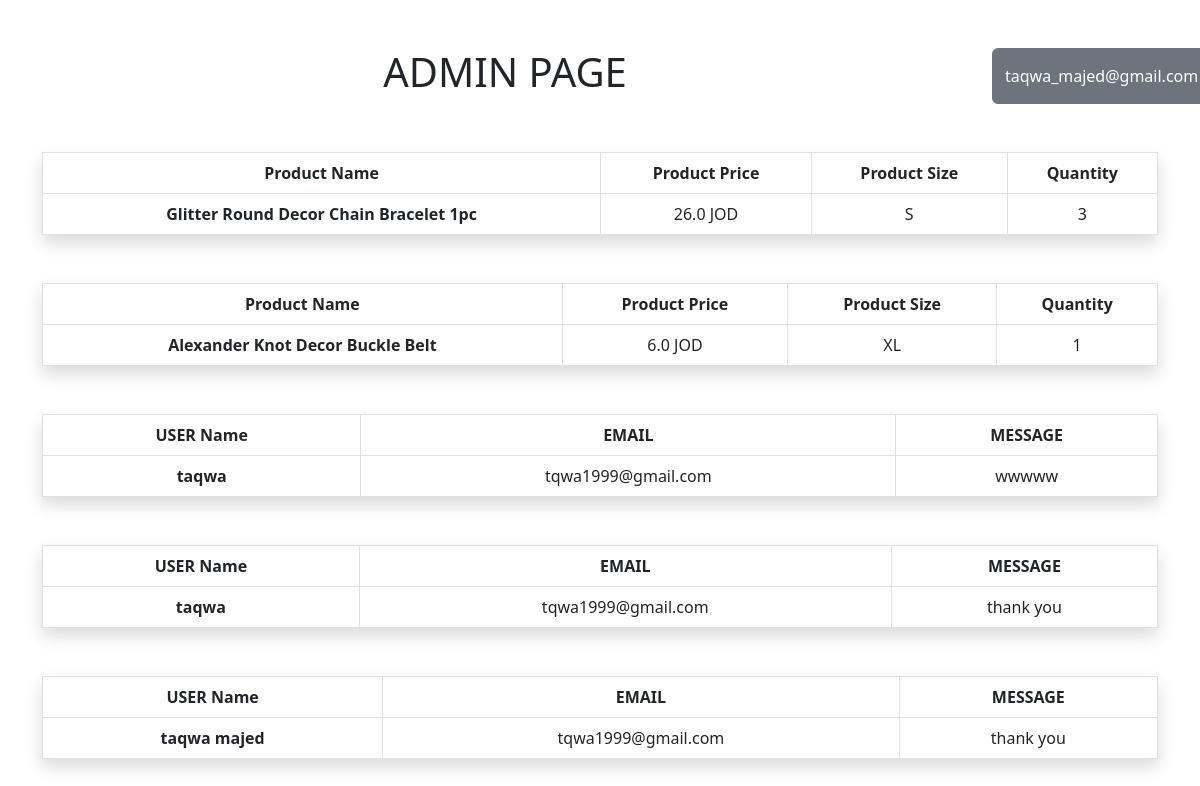
Screenshot of /admin-page.php (signed in) with the database file from the repository.
### tables this page shows
CREATE TABLE IF NOT EXISTS `cart` (
  `id` int(11) NOT NULL AUTO_INCREMENT,
  `name` varchar(255) NOT NULL,
  `price` varchar(255) NOT NULL,
  `size` varchar(255) NOT NULL,
  `qty` varchar(255) NOT NULL,
  PRIMARY KEY (`id`)
);

CREATE TABLE IF NOT EXISTS `contact` (
  `id` int(11) NOT NULL AUTO_INCREMENT,
  `fullname` varchar(255) NOT NULL,
  `email` varchar(255) NOT NULL,
  `message` varchar(255) NOT NULL,
  PRIMARY KEY (`id`)
);

### admin-page.php (the view, shortened to what this page needs)
<!DOCTYPE html>
<html lang="en">
<head>
<link rel="stylesheet" href="index.css">
<link rel="stylesheet" href="normalize.css">
<link href="https://cdn.jsdelivr.net/npm/bootstrap@5.3.0-alpha3/dist/css/bootstrap.min.css" rel="stylesheet">
<link href="https://cdnjs.cloudflare.com/ajax/libs/font-awesome/6.4.0/css/all.min.css" rel="stylesheet">
</head>
<body>
<div class="container-md">
       <div class="row">
       <h1 id="sale" class="mt-5 col-sm-10 text-center">ADMIN PAGE</h1>
       <div class="btn-group col-sm-1 mt-5">
        <button type="button" class="btn btn-secondary   dropdown-toggle" data-bs-toggle="dropdown" aria-expanded="false">
          <?php if(isset($_SESSION['username'])){?>
          <?php echo$_SESSION['username'];}?>
        </button>
      </div>
  </div>
  </div>
    <?php
    include('db-connect.php');
    $sql="SELECT * from cart ";
    $result=$conn->query($sql);
    while($row =$result -> fetch_array()){?>
   <div class="container-lg mt-5">
   <table class="table table-responsive table-hover table-bordered shadow mt-5">
  <thead>
    <tr class="text-center">
      <th scope="col">Product Name</th>
      <th scope="col">Product Price</th>
      <th scope="col">Product Size</th>
      <th scope="col">Quantity</th>
    </tr>
  </thead>
  <tbody>
    <tr class="text-center">
      <th scope="row"><?php echo $row["name"]?></th>
      <td><?php echo $row["price"]?></td>
      <td><?php echo $row["size"]?></td>
      <td><?php echo $row["qty"]?></td>
    </tr>
  </tbody>
</table>
   </div>
   <?php
    }
?>
<?php
    include('db-connect.php');
    $sql="SELECT * from contact";
    $result=$conn->query($sql);
    while($row =$result -> fetch_array()){?>
   <div class="container-lg mt-5">
   <table class="table table-responsive table-hover table-bordered shadow mt-5">
  <thead>
    <tr class="text-center">
      <th scope="col">USER Name</th>
      <th scope="col">EMAIL</th>
      <th scope="col">MESSAGE</th>
    </tr>
  </thead>
  <tbody>
    <tr class="text-center">
      <th scope="row"><?php echo $row["fullname"]?></th>
      <td><?php echo $row["email"]?></td>
      <td><?php echo $row["message"]?></td>
    </tr>
  </tbody>
</table>
   </div>
   <?php
    }
?>
</body>
</html>

### index.css (style rules this page uses)
* { margin:0; padding:0; box-sizing:border-box; }

### rows the page displays
cart: name "Glitter Round Decor Chain Bracelet 1pc", price "26.0 JOD", size "S", qty "3"
cart: name "Alexander Knot Decor Buckle Belt", price "6.0 JOD", size "XL", qty "1"
contact: fullname "taqwa", email "tqwa1999@gmail.com", message "wwwww"
contact: fullname "taqwa", email "tqwa1999@gmail.com", message "thank you"
contact: fullname "taqwa majed", email "tqwa1999@gmail.com", message "thank you"

### other values shown
$_SESSION['username'] "taqwa_majed@gmail.com…"
